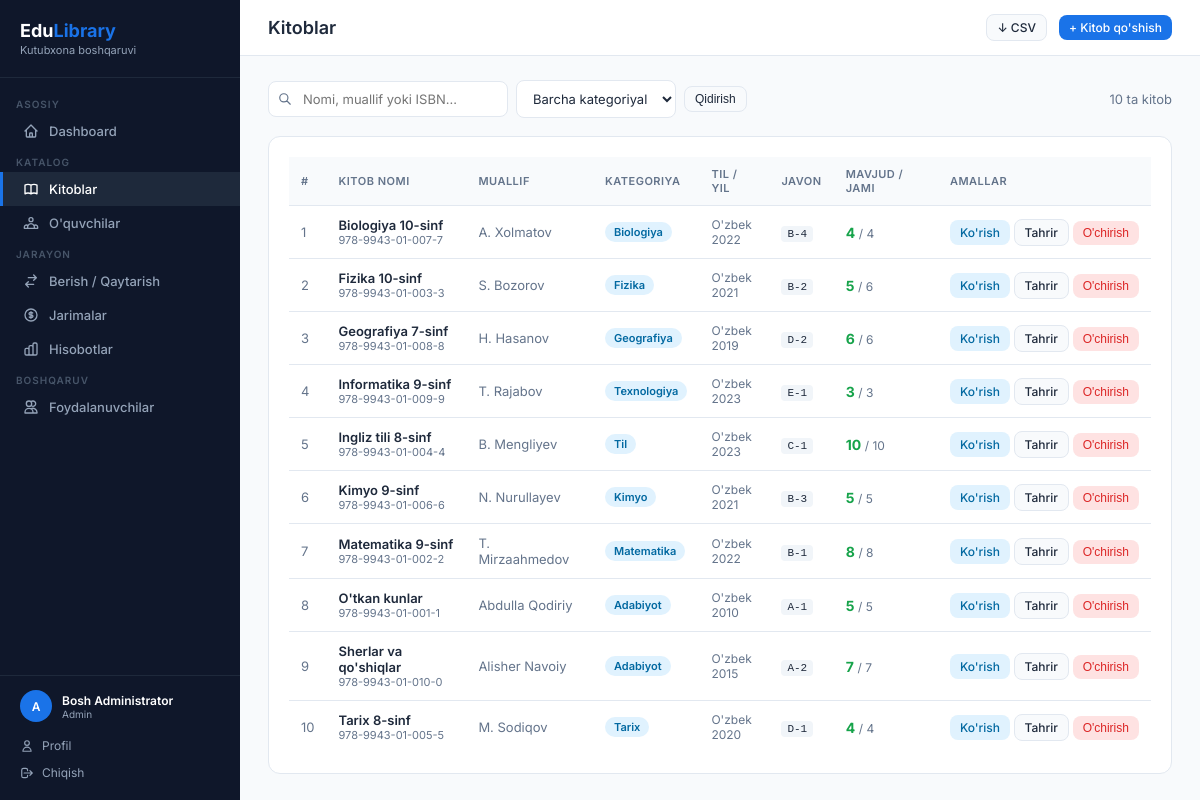
The page /books (signed in) on the database its author committed.
### app.py (models this page shows, shortened)
class User(UserMixin, db.Model):
    id = db.Column(db.Integer, primary_key=True)
    username = db.Column(db.String(80), unique=True, nullable=False)
    password_hash = db.Column(db.String(200), nullable=False)
    role = db.Column(db.String(20), default='librarian')  # admin / librarian
    full_name = db.Column(db.String(150))
    email = db.Column(db.String(120), unique=True)
    phone = db.Column(db.String(20))
    is_active = db.Column(db.Boolean, default=True)
    last_login = db.Column(db.DateTime)
    created_at = db.Column(db.DateTime, default=datetime.utcnow)
    @property
    def display_name(self):
        return self.full_name or self.username

class Book(db.Model):
    id = db.Column(db.Integer, primary_key=True)
    title = db.Column(db.String(200), nullable=False)
    author = db.Column(db.String(150), nullable=False)
    isbn = db.Column(db.String(30), unique=True)
    category = db.Column(db.String(80))
    total_copies = db.Column(db.Integer, default=1)
    available_copies = db.Column(db.Integer, default=1)
    description = db.Column(db.Text)
    publisher = db.Column(db.String(150))
    year = db.Column(db.Integer)
    language = db.Column(db.String(50), default="O'zbek")
    shelf_location = db.Column(db.String(50))
    created_at = db.Column(db.DateTime, default=datetime.utcnow)
    borrows = db.relationship('Borrow', backref='book', lazy=True)

### app.py (the view)
@app.route('/books')
@login_required
def books():
    q = request.args.get('q', '')
    cat = request.args.get('cat', '')
    query = Book.query
    if q:
        query = query.filter(
            (Book.title.ilike(f'%{q}%')) | (Book.author.ilike(f'%{q}%')) | (Book.isbn.ilike(f'%{q}%'))
        )
    if cat:
        query = query.filter_by(category=cat)
    book_list = query.order_by(Book.title).all()
    return render_template('books.html', books=book_list, q=q, cat=cat, categories=CATEGORIES)

### app.py (called while the page is built)
@login_manager.user_loader
def load_user(user_id):
    return db.session.get(User, int(user_id))

### templates/books.html (shortened to what this page needs)
{% extends 'base.html' %}
{% block page_title %}Kitoblar{% endblock %}
{% block topbar_actions %}
  <a href="{{ url_for('export_books') }}" class="btn btn-secondary btn-sm">↓ CSV</a>
  <a href="{{ url_for('add_book') }}" class="btn btn-primary btn-sm">+ Kitob qo'shish</a>
{% endblock %}
{% block content %}
<div class="filter-bar">
  <div class="filter-left">
    <form method="GET" style="display:flex; gap:8px; align-items:center;">
      <div class="search-input-wrap">
        <svg class="search-icon" width="14" height="14" fill="none" viewBox="0 0 24 24" stroke="currentColor"><path stroke-linecap="round" stroke-linejoin="round" stroke-width="2" d="M21 21l-6-6m2-5a7 7 0 11-14 0 7 7 0 0114 0z"/></svg>
        <input class="form-control" type="text" name="q" value="{{ q }}" placeholder="Nomi, muallif yoki ISBN..." style="padding-left:34px; min-width:240px;">
      </div>
      <select name="cat" class="form-control" style="width:160px;">
        <option value="">Barcha kategoriyalar</option>
      </select>
      <button class="btn btn-secondary btn-sm" type="submit">Qidirish</button>
    </form>
  </div>
  <span style="font-size:13px; color:var(--text-muted);">{{ books|length }} ta kitob</span>
</div>
<div class="card">
  <div class="table-wrap">
    <table>
      <thead>
        <tr>
          <th>#</th>
          <th>Kitob nomi</th>
          <th>Muallif</th>
          <th>Kategoriya</th>
          <th>Til / Yil</th>
          <th>Javon</th>
          <th>Mavjud / Jami</th>
          <th>Amallar</th>
        </tr>
      </thead>
      <tbody>
        {% for b in books %}
        <tr>
          <td style="color:var(--text-muted);">{{ loop.index }}</td>
          <td>
            <a href="{{ url_for('book_detail', id=b.id) }}" style="color:var(--text); font-weight:600; text-decoration:none;">{{ b.title }}</a>
            {% if b.isbn %}<div style="font-size:11px; color:var(--text-muted);">{{ b.isbn }}</div>{% endif %}
          </td>
          <td style="color:var(--text-muted);">{{ b.author }}</td>
          <td>{% if b.category %}<span class="badge badge-info">{{ b.category }}</span>{% else %}<span style="color:var(--text-muted);">—</span>{% endif %}</td>
          <td style="font-size:12px; color:var(--text-muted);">{{ b.language or '—' }}{% if b.year %}<br>{{ b.year }}{% endif %}</td>
          <td>{% if b.shelf_location %}<code style="background:#f1f5f9; padding:2px 6px; border-radius:4px; font-size:11px;">{{ b.shelf_location }}</code>{% else %}<span style="color:var(--text-muted);">—</span>{% endif %}</td>
          <td>
            <span style="font-size:14px; font-weight:700; color:{% if b.available_copies == 0 %}#dc2626{% elif b.available_copies <= 2 %}#d97706{% else %}#16a34a{% endif %};">{{ b.available_copies }}</span>
            <span style="font-size:12px; color:var(--text-muted);">/ {{ b.total_copies }}</span>
          </td>
          <td style="white-space:nowrap;">
            <a href="{{ url_for('book_detail', id=b.id) }}" class="btn btn-info btn-sm">Ko'rish</a>
            <a href="{{ url_for('edit_book', id=b.id) }}" class="btn btn-secondary btn-sm">Tahrir</a>
            <form method="POST" action="{{ url_for('delete_book', id=b.id) }}" style="display:inline;" onsubmit="return confirm('Kitobni o\'chirmoqchimisiz?')">
              <button class="btn btn-danger btn-sm" type="submit">O'chirish</button>
            </form>
          </td>
        </tr>
        {% else %}
        <tr><td colspan="8" style="text-align:center; color:var(--text-muted); padding:32px;">Kitob topilmadi</td></tr>
        {% endfor %}
      </tbody>
    </table>
  </div>
</div>
{% endblock %}

### templates/base.html (shortened to what this page needs)
<!DOCTYPE html>
<html lang="uz">
<head>
</head>
<body>
{% if current_user.is_authenticated %}
<aside class="sidebar">
  <div class="sidebar-logo">
    <h2>Edu<span>Library</span></h2>
    <p>Kutubxona boshqaruvi</p>
  </div>
  <nav>
    <div class="nav-section">Asosiy</div>
    <a href="{{ url_for('dashboard') }}" class="nav-item {% if request.endpoint == 'dashboard' %}active{% endif %}">
      <svg fill="none" viewBox="0 0 24 24" stroke="currentColor"><path stroke-linecap="round" stroke-linejoin="round" stroke-width="2" d="M3 12l2-2m0 0l7-7 7 7M5 10v10a1 1 0 001 1h3m10-11l2 2m-2-2v10a1 1 0 01-1 1h-3m-6 0a1 1 0 001-1v-4a1 1 0 011-1h2a1 1 0 011 1v4a1 1 0 001 1m-6 0h6"/></svg>
      Dashboard
    </a>
    <div class="nav-section">Katalog</div>
    <a href="{{ url_for('books') }}" class="nav-item {% if 'book' in request.endpoint %}active{% endif %}">
      Kitoblar
    </a>
    <a href="{{ url_for('students') }}" class="nav-item {% if 'student' in request.endpoint %}active{% endif %}">
      O'quvchilar
    </a>
    <div class="nav-section">Jarayon</div>
    <a href="{{ url_for('borrows') }}" class="nav-item {% if 'borrow' in request.endpoint %}active{% endif %}">
      <svg fill="none" viewBox="0 0 24 24" stroke="currentColor"><path stroke-linecap="round" stroke-linejoin="round" stroke-width="2" d="M8 7h12m0 0l-4-4m4 4l-4 4m0 6H4m0 0l4 4m-4-4l4-4"/></svg>
      Berish / Qaytarish
    </a>
    <a href="{{ url_for('fines') }}" class="nav-item {% if 'fine' in request.endpoint %}active{% endif %}">
      <svg fill="none" viewBox="0 0 24 24" stroke="currentColor"><path stroke-linecap="round" stroke-linejoin="round" stroke-width="2" d="M12 8c-1.657 0-3 .895-3 2s1.343 2 3 2 3 .895 3 2-1.343 2-3 2m0-8c1.11 0 2.08.402 2.599 1M12 8V7m0 1v8m0 0v1m0-1c-1.11 0-2.08-.402-2.599-1M21 12a9 9 0 11-18 0 9 9 0 0118 0z"/></svg>
      Jarimalar
    </a>
    <a href="{{ url_for('reports') }}" class="nav-item {% if request.endpoint == 'reports' %}active{% endif %}">
      Hisobotlar
    </a>
    {% if current_user.role == 'admin' %}
    <div class="nav-section">Boshqaruv</div>
    <a href="{{ url_for('users') }}" class="nav-item {% if 'user' in request.endpoint and request.endpoint != 'profile' %}active{% endif %}">
      <svg fill="none" viewBox="0 0 24 24" stroke="currentColor"><path stroke-linecap="round" stroke-linejoin="round" stroke-width="2" d="M12 4.354a4 4 0 110 5.292M15 21H3v-1a6 6 0 0112 0v1zm0 0h6v-1a6 6 0 00-9-5.197M13 7a4 4 0 11-8 0 4 4 0 018 0z"/></svg>
      Foydalanuvchilar
    </a>
    {% endif %}
  </nav>
  <div class="sidebar-footer">
    <div class="sidebar-user">
      <div class="avatar-sm">{{ current_user.username[0].upper() }}</div>
      <div class="info">
        <div class="name">{{ current_user.display_name }}</div>
        <div class="role">{{ 'Admin' if current_user.role == 'admin' else 'Kutubxonachi' }}</div>
      </div>
    </div>
    <a href="{{ url_for('profile') }}">
      <svg width="14" height="14" fill="none" viewBox="0 0 24 24" stroke="currentColor"><path stroke-linecap="round" stroke-linejoin="round" stroke-width="2" d="M16 7a4 4 0 11-8 0 4 4 0 018 0zM12 14a7 7 0 00-7 7h14a7 7 0 00-7-7z"/></svg>
      Profil
    </a>
    <a href="{{ url_for('logout') }}">
      <svg width="14" height="14" fill="none" viewBox="0 0 24 24" stroke="currentColor"><path stroke-linecap="round" stroke-linejoin="round" stroke-width="2" d="M17 16l4-4m0 0l-4-4m4 4H7m6 4v1a3 3 0 01-3 3H6a3 3 0 01-3-3V7a3 3 0 013-3h4a3 3 0 013 3v1"/></svg>
      Chiqish
    </a>
  </div>
</aside>
<div class="main">
  <div class="topbar">
    <h1>{% block page_title %}{% endblock %}</h1>
    <div class="actions">{% block topbar_actions %}{% endblock %}</div>
  </div>
  <div class="content">
    {% block content %}{% endblock %}
  </div>
</div>
{% else %}
{% block auth_content %}{% endblock %}
{% endif %}
</body>
</html>

### rows shown on the page
User: username "A", display_name "Bosh Administrator", role "Admin"
Book: title "Biologiya 10-sinf", isbn "978-9943-01-007-7", author "A. Xolmatov", category "Biologiya", language "O'zbek", year "2022", shelf_location "B-4", available_copies "4", total_copies "4"
Book: title "Fizika 10-sinf", isbn "978-9943-01-003-3", author "S. Bozorov", category "Fizika", language "O'zbek", year "2021", shelf_location "B-2", available_copies "5", total_copies "6"
Book: title "Geografiya 7-sinf", isbn "978-9943-01-008-8", author "H. Hasanov", category "Geografiya", language "O'zbek", year "2019", shelf_location "D-2", available_copies "6", total_copies "6"
Book: title "Informatika 9-sinf", isbn "978-9943-01-009-9", author "T. Rajabov", category "Texnologiya", language "O'zbek", year "2023", shelf_location "E-1", available_copies "3", total_copies "3"
Book: title "Ingliz tili 8-sinf", isbn "978-9943-01-004-4", author "B. Mengliyev", category "Til", language "O'zbek", year "2023", shelf_location "C-1", available_copies "10", total_copies "10"
Book: title "Kimyo 9-sinf", isbn "978-9943-01-006-6", author "N. Nurullayev", category "Kimyo", language "O'zbek", year "2021", shelf_location "B-3", available_copies "5", total_copies "5"
Book: title "Matematika 9-sinf", isbn "978-9943-01-002-2", author "T. Mirzaahmedov", category "Matematika", language "O'zbek", year "2022", shelf_location "B-1", available_copies "8", total_copies "8"
Book: title "O'tkan kunlar", isbn "978-9943-01-001-1", author "Abdulla Qodiriy", category "Adabiyot", language "O'zbek", year "2010", shelf_location "A-1", available_copies "5", total_copies "5"
Book: title "Sherlar va qo'shiqlar", isbn "978-9943-01-010-0", author "Alisher Navoiy", category "Adabiyot", language "O'zbek", year "2015", shelf_location "A-2", available_copies "7", total_copies "7"
Book: title "Tarix 8-sinf", isbn "978-9943-01-005-5", author "M. Sodiqov", category "Tarix", language "O'zbek", year "2020", shelf_location "D-1", available_copies "4", total_copies "4"

### other values the page prints
{{ books|length }} "10"
